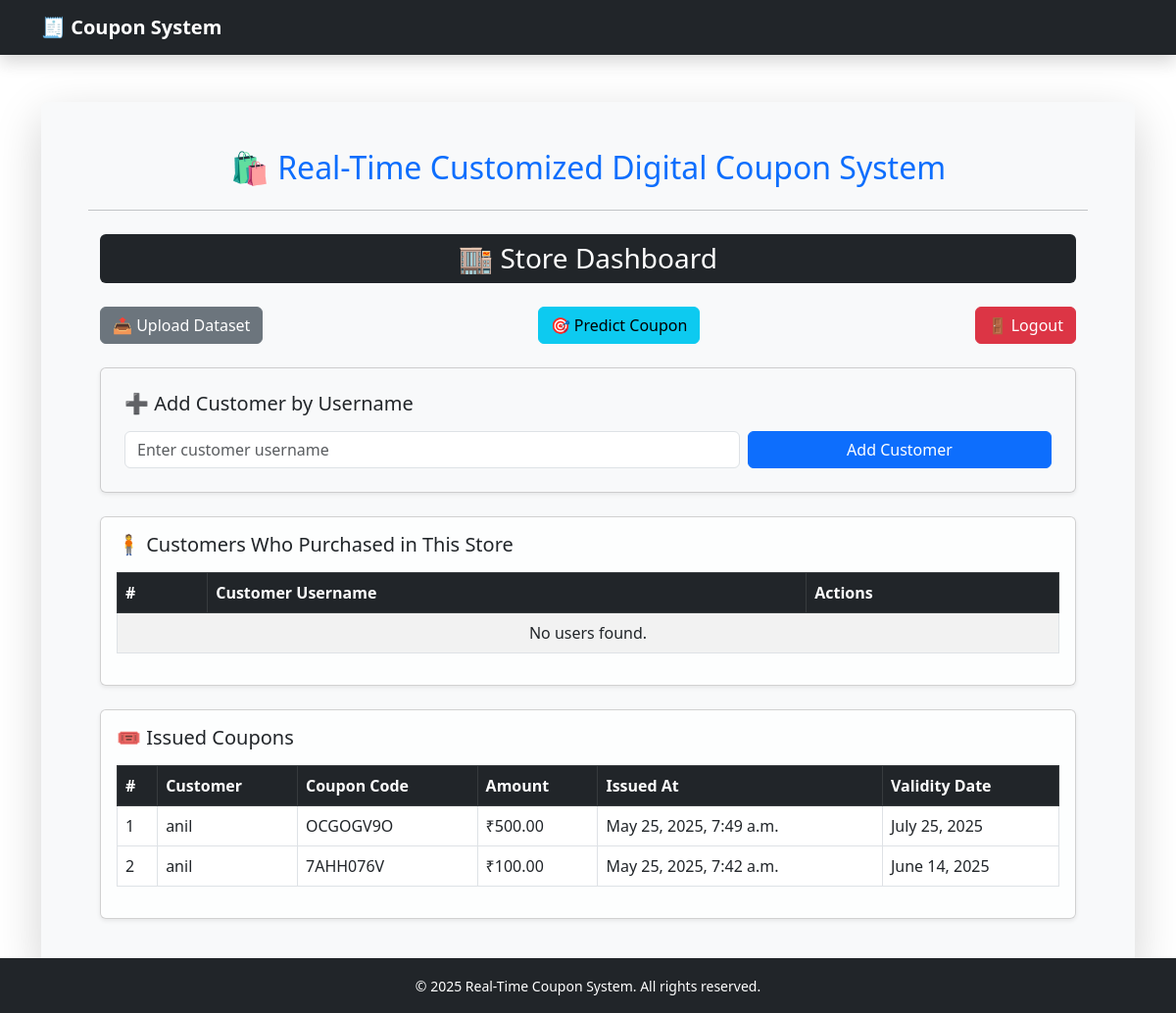
Screenshot of /dashboard/store/ (signed in) with the database file from the repository.
### coupon_app/models.py (models this page shows, shortened)
class Coupon(models.Model):
    user = models.ForeignKey(UserProfile, on_delete=models.CASCADE)
    store = models.ForeignKey(Store, on_delete=models.CASCADE)
    code = models.CharField(max_length=20)  # <-- this line is critical
    amount = models.DecimalField(max_digits=10, decimal_places=2, null=True, blank=True)
    issued_at = models.DateTimeField(auto_now_add=True)
    validity_date = models.DateField(null=True, blank=True)

class UserProfile(models.Model):
    USER_TYPES = (
        ('customer', 'Customer'),
        ('store_manager', 'Store Manager'),
    )
    user = models.OneToOneField(User, on_delete=models.CASCADE)
    full_name = models.CharField(max_length=100)
    phone = models.CharField(max_length=15)
    address = models.TextField()
    user_type = models.CharField(max_length=20, choices=USER_TYPES, default='customer')
    store = models.ForeignKey(Store, on_delete=models.CASCADE, null=True, blank=True)

### coupon_app/views.py (the view)
# urls.py: path('dashboard/store/', views.dashboard_store, name='dashboard_store'),
def dashboard_store(request):
    store_id = request.session.get('store_id')
    if not store_id:
        return redirect('login_store')
    store = get_object_or_404(Store, id=store_id)
    customers = User.objects.filter(userprofile__store=store)
    issued_coupons = Coupon.objects.filter(store=store).order_by('-issued_at')
    add_customer_form = AddCustomerForm()
    return render(request, 'coupon_app/dashboard_store.html', {
        'customers': customers,
        'issued_coupons': issued_coupons,
        'store': store,
        'add_customer_form': add_customer_form
    })

### coupon_app/forms.py
class AddCustomerForm(forms.Form):
    username = forms.CharField(label="Customer Username", max_length=150)

### coupon_app/templates/coupon_app/dashboard_store.html (shortened to what this page needs)
{% extends 'coupon_app/base.html' %}
{% block content %}
<div class="container mt-4">
    <h3 class="text-center mb-4 text-white bg-dark py-2 rounded">🏬 Store Dashboard</h3>
    <div class="d-flex justify-content-between flex-wrap gap-2 mb-4">
        <a href="{% url 'upload_dataset' %}" class="btn btn-secondary">📤 Upload Dataset</a>
        <a href="{% url 'predict_coupon' %}" class="btn btn-info">🎯 Predict Coupon</a>
        <a href="{% url 'logout_store' %}" class="btn btn-danger">🚪 Logout</a>
    </div>
    <div class="card p-4 bg-light bg-opacity-75 mb-4 shadow-sm">
        <h5 class="mb-3">➕ Add Customer by Username</h5>
        <form method="POST" action="{% url 'add_customer' %}">
            <div class="row g-2 align-items-center">
                <div class="col-md-8">
                    <input type="text" name="username" class="form-control" placeholder="Enter customer username" required>
                </div>
                <div class="col-md-4">
                    <button type="submit" class="btn btn-primary w-100">Add Customer</button>
                </div>
            </div>
        </form>
    </div>
    <div class="card p-3 bg-white bg-opacity-75 mb-4 shadow-sm">
        <h5 class="mb-3">🧍 Customers Who Purchased in This Store</h5>
        <table class="table table-bordered table-striped align-middle">
            <thead class="table-dark">
                <tr>
                    <th>#</th>
                    <th>Customer Username</th>
                    <th>Actions</th>
                </tr>
            </thead>
            <tbody>
                {% for user in customers %}
                <tr>
                    <td>{{ forloop.counter }}</td>
                    <td>{{ user.username }}</td>
                    <td>
                        <a href="{% url 'issue_coupon' user.id %}" class="btn btn-sm btn-success">Issue Coupon</a>
                        <a href="{% url 'delete_user_from_store' user.id %}" class="btn btn-sm btn-danger">Delete</a>
                    </td>
                </tr>
                {% empty %}
                <tr><td colspan="3" class="text-center">No users found.</td></tr>
                {% endfor %}
            </tbody>
        </table>
    </div>
    <div class="card p-3 bg-white bg-opacity-75 shadow-sm">
        <h5 class="mb-3">🎟️ Issued Coupons</h5>
        <table class="table table-hover table-bordered align-middle">
            <thead class="table-dark">
                <tr>
                    <th>#</th>
                    <th>Customer</th>
                    <th>Coupon Code</th>
                    <th>Amount</th>
                    <th>Issued At</th>
                    <th>Validity Date</th>
                </tr>
            </thead>
            <tbody>
                {% for coupon in issued_coupons %}
                <tr>
                    <td>{{ forloop.counter }}</td>
                    <td>{{ coupon.user.user.username }}</td>
                    <td>{{ coupon.code }}</td>
                    <td>₹{{ coupon.amount }}</td>
                    <td>{{ coupon.issued_at }}</td>
                    <td>{{ coupon.validity_date }}</td>
                </tr>
                {% empty %}
                <tr><td colspan="6" class="text-center">No coupons issued yet.</td></tr>
                {% endfor %}
            </tbody>
        </table>
    </div>
</div>
{% endblock %}

### coupon_app/templates/coupon_app/base.html (shortened to what this page needs)
<!DOCTYPE html>
<html lang="en">
<head>
    <link href="https://cdn.jsdelivr.net/npm/bootstrap@5.3.0/dist/css/bootstrap.min.css" rel="stylesheet">
</head>
<body style="
    background: url('https://www.scai.in/wp-content/uploads/2020/05/Forum-Sujana-Hyderabad.jpg') no-repeat center center fixed;
    background-size: cover;
    min-height: 100vh;
    display: flex;
    flex-direction: column;
">
<nav class="navbar navbar-expand-lg navbar-dark bg-dark shadow">
    <div class="container">
        <a class="navbar-brand fw-bold" href="#">🧾 Coupon System</a>
    </div>
</nav>
<div class="container flex-grow-1 py-5">
    <div class="bg-light p-5 rounded shadow-lg" style="background-color: rgba(255, 255, 255, 0.95);">
        <h2 class="text-center mb-4 text-primary">🛍️ Real-Time Customized Digital Coupon System</h2>
        <hr class="mb-4">
        {% block content %}
        {% endblock %}
    </div>
</div>
<footer class="bg-dark text-white text-center py-3 w-100 mt-auto" style="position: fixed; bottom: 0; left: 0; right: 0; z-index: 999;">
    <small>&copy; {{ year|default:"2025" }} Real-Time Coupon System. All rights reserved.</small>
</footer>
</body>
</html>

### rows the page displays
Coupon: user.user.username "anil", code "OCGOGV9O", amount "500.00", issued_at "May 25, 2025, 7:49 a.m.", validity_date "July 25, 2025"
Coupon: user.user.username "anil", code "7AHH076V", amount "100.00", issued_at "May 25, 2025, 7:42 a.m.", validity_date "June 14, 2025"

### other values shown
{{ year|default:"2025" }} "2025"
